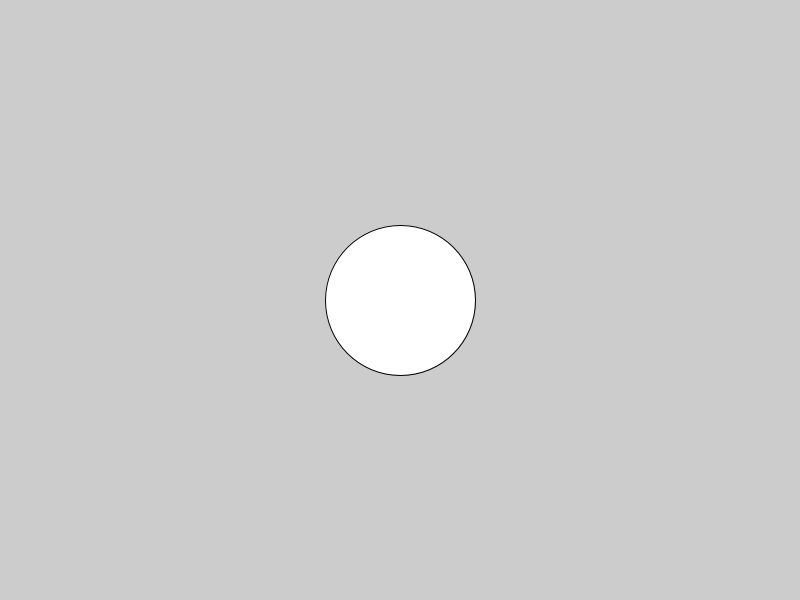
Frame 1 (no input)
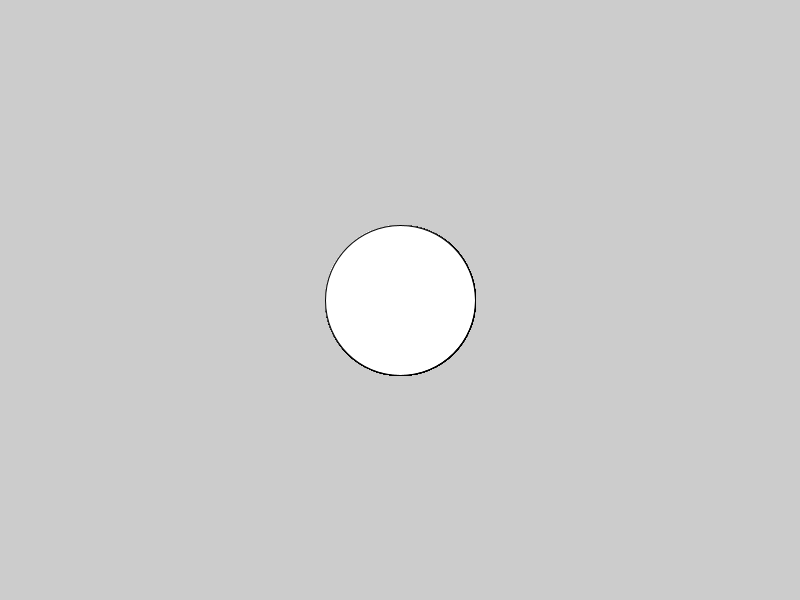
Frame 60 (the mouse pressed at the canvas centre just before this capture)
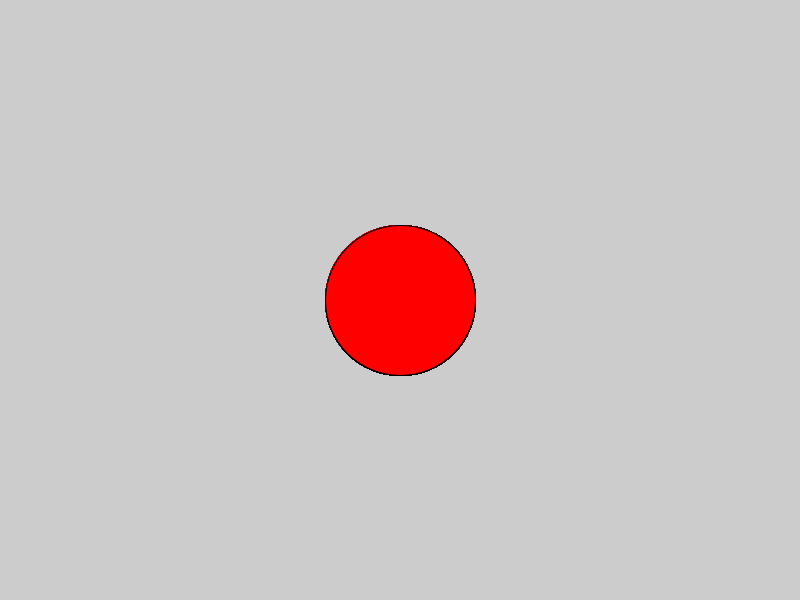
Frame 120 (the mouse held since frame 60 and released just before this capture)

The Processing sketch that drew these frames (run headless with seeded random() and noise(); from frame 60 on, the mouse is pressed at the canvas centre):

// Processing sketch: round_button
// ── round_button.pde
float s = 150 ; 

void setup(){
  size(800,600); //fullScreen is also an option here
}

void draw(){
  
  //if mouseX & mouseY in within the radial bounds of the circle
  //test mouseX & mouseY are between width/2, height/2 & radius
  if (dist(width/2, height/2, mouseX, mouseY) < s/2) { //resolve to true
      fill(255,0,0); //only executes if line 8 is "true"
  }
    else { //otherwise; will execute if line 8 is false
      fill(255);
  }  
  
  ellipse(width/2,height/2,s,s);

}

void mouseClicked (){
  //test if I'm on the square
  if (dist(width/2, height/2, mouseX, mouseY) < s/2) { //resolve to true
    background(random(255),0,0); 
  }
  else { 
    background(255); //if I click outside of the square
  }  
    
}
